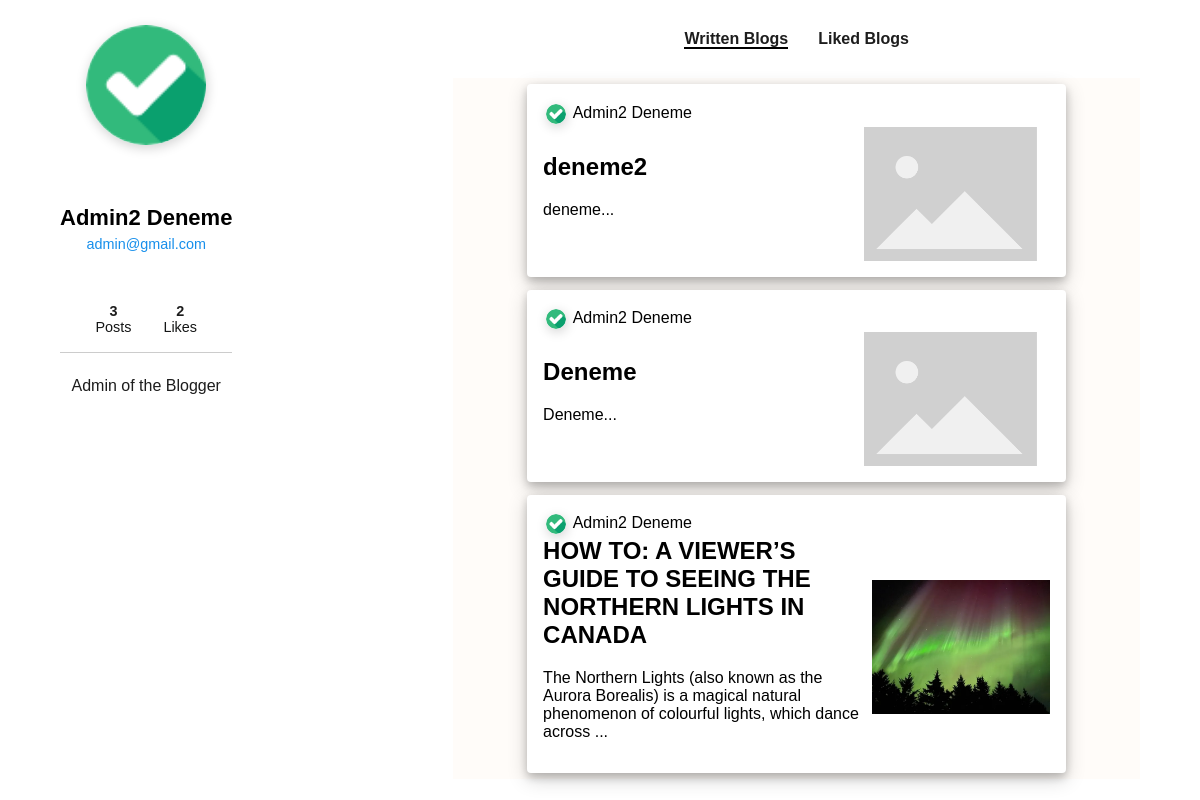
/profile/admin, run on the app's committed database.
### user/models.py (models this page shows, shortened)
class Profile(models.Model):
    user = models.OneToOneField(settings.AUTH_USER_MODEL,
                                on_delete=models.CASCADE)
    about_me = models.CharField(max_length=256,default='Hi, I am using Blogger.')
    date_of_birth = models.DateField(blank=True, null=True)
    photo = models.ImageField(upload_to='users/%Y/%m/%d/',
                              blank=True)

### blog/models.py (models this page shows, shortened)
class Post(models.Model):
    class Status(models.TextChoices):
        DRAFT = 'DF', 'Draft'
        PUBLISHED = 'PB', 'Published'
    title = models.CharField(max_length=250)
    photo = models.ImageField(upload_to='blog_photos/%Y/%m/%d/',
                              blank=True)
    slug = models.SlugField(max_length=250,null=True,unique=True)
    author = models.ForeignKey(User,
                               on_delete=models.CASCADE,
                               blank=False
                               )
    body = models.TextField()
    publish = models.DateTimeField(default=timezone.now)
    created = models.DateTimeField(auto_now_add=True)
    updated = models.DateTimeField(auto_now=True)
    status = models.CharField(
        max_length=2, choices=Status.choices, default=Status.DRAFT)
    likes = models.ManyToManyField(User, blank=True, related_name="blog_posts")
    class Meta:
        ordering = ['-publish']
        indexes = [
            models.Index(fields=['-publish']),
        ]
    def get_absolute_url(self):
        return reverse("post_detail", kwargs={"slug": self.slug})

### user/views.py (the view)
# urls.py: path('profile/<str:username>', views.profile_username, name='profile-username'),
def profile_username(request,username):
    user = User.objects.get(username=username)
    likedPosts = Post.objects.filter(likes=user.id)
    writtenPosts = Post.objects.filter(author = user).order_by('-created')
    template = loader.get_template('profile.html')
    context = {
        'user': user,
        'likedPosts': likedPosts,
        'writtenPosts':writtenPosts,
        'edit': bool(False)
    }
    return HttpResponse(template.render(context, request))

### user/templates/profile.html (shortened to what this page needs)
{% load static %}
<!DOCTYPE html>
<html>
<head>
  <link rel="stylesheet" href="{% static 'app.css' %}" />
  <link rel="stylesheet" href="{% static 'color.css' %}" />
  <link rel="stylesheet" href="{% static 'blog_box.css' %}" />
</head>
<body>
  <div class="header__wrapper">
    <div class="cols__container">
      <div class="left__col">
        <div class="img__container">
          {% if user.profile.photo %}
            <img src="{{ user.profile.photo.url }}" alt="Profile" />
          {% else %}
            <img src="{% static 'avatar.jpg' %}" alt="Profile" />
          {% endif %}
        </div>
        <h2>{{ user.first_name }} {{ user.last_name }}</h2>
        <p>{{ user.email }}</p>
        <ul class="about">
          <li><span>{{ writtenPosts|length }}</span>Posts</li>
          <li><span>{{ likedPosts|length }}</span>Likes</li>
        </ul>
        <div class="content">
          <p>
            {{ user.profile.about_me }}
          </p>
        </div>
      </div>
      <div class="right__col">
        <nav>
          <ul>
            <li><span id="written-text" onclick="showWritten()">Written Blogs</span></li>
            <li><span id="liked-text" onclick="showliked()">Liked Blogs</span></li>
          </ul>
        </nav>
        <div id="written-posts" class="post-container">
          {% for x in writtenPosts %}
          {% include 'blog_box.html' with post=x %}
          {% endfor %}
        </div>
      </div>
    </div>
  </div>
</body>
</html>
</body>
</html>

### blog/templates/blog_box.html
{% load static %}
<div class="blog-box">
  <div class="blog-box-h">
    <a href="{% url 'profile-username' username=post.author.username %}">
    {% if post.author.profile.photo %}
      <img src="{{post.author.profile.photo.url }}" alt="Blog Photo" />
    {% else %}
      <img src="{% static 'avatar.jpg' %}" alt="Blog Photo" />
    {% endif %}
    </a>
    <span>{{ post.author.first_name}} {{ post.author.last_name }}</span>
  </div>
  <a href="{{ post.get_absolute_url }}">
  <div class="blog-box-b">
    <div>
      <h2>{{ post.title }}</h2>
      <p>{{ post.body|slice:":128" }}...</p>
    </div>
    {% if post.photo %}
      <img src="{{post.photo.url}}" alt="Blog Photo" />
    {% else %}
      <img src="{% static 'placeholder.png' %}" alt="Blog Photo" />
    {% endif %}
  </div>
</a>
</div>

### user/static/app.css (style rules this page uses)
body { width: 100%; margin: 0; padding: 0; box-sizing: border-box; min-height: 100vh; font-family: "Franklin Gothic Medium", "Arial Narrow", Arial, sans-serif; background-color: var(----bg-primary); }
ul { list-style-type: none; margin: 0; padding: 0; display: flex; align-items: center; }
a { text-decoration: none; }
.header__wrapper .cols__container .left__col { position: sticky; padding: 25px 20px; text-align: center; max-width: 350px; margin: 0 auto; }
.header__wrapper .cols__container .left__col .img__container img { width: 120px; height: 120px; object-fit: cover; border-radius: 50%; display: block; box-shadow: 1px 3px 12px rgba(0, 0, 0, 0.18); margin: 0 auto; }
.header__wrapper .cols__container .left__col h2 { margin-top: 60px; font-weight: 600; font-size: 22px; margin-bottom: 5px; }
.header__wrapper .cols__container .left__col p { font-size: 0.9rem; color: #178feb; margin: 0; }
.header__wrapper .cols__container .left__col .about { justify-content: center; position: relative; margin: 35px 0; }
.header__wrapper .cols__container .left__col .about li { display: flex; flex-direction: column; color: #151616; padding: 1rem; padding-bottom: 0.1rem; font-size: 0.9rem; }
.header__wrapper .cols__container .left__col .about li span { color: #1d1d1d; font-weight: 600; }
.header__wrapper .cols__container .left__col .about:after { position: absolute; content: ""; bottom: -16px; display: block; background: #cccccc; height: 1px; width: 100%; }
.header__wrapper .cols__container .content p { font-size: 1rem; color: #1d1d1d; line-height: 1.8em; }
.header__wrapper .cols__container .right__col nav { display: flex; align-items: center; padding: 30px 0; justify-content: center; flex-direction: column; }
.header__wrapper .cols__container .right__col nav ul { display: flex; gap: 20px; flex-direction: column; }
.header__wrapper .cols__container .right__col nav ul li span { color: #1d1d1d; font-weight: 600; cursor: pointer; }
.header__wrapper .cols__container .right__col nav ul li:nth-child(1) span { color: #1d1d1d; font-weight: 600; cursor: pointer; }
@media (min-width: 868px) { .header__wrapper .cols__container { max-width: 1200px; margin: 0 auto; width: 90%; justify-content: space-between; display: grid; grid-template-columns: 1fr 2fr; gap: 50px; } }
@media (min-width: 868px) { .header__wrapper .cols__container .left__col { padding: 25px 0px; } }
@media (min-width: 868px) { .header__wrapper .cols__container .right__col nav ul { flex-direction: row; gap: 30px; } }
@media (min-width: 1017px) { .header__wrapper .cols__container .left__col { margin: 0; margin-right: auto; } }
@media (min-width: 1017px) { .header__wrapper .cols__container .right__col nav { flex-direction: row; } }
.post-container { background-color: var(--bg-primary); display: flex; flex-direction: column; justify-items: flex-start; align-items: center; gap: 0.8rem; padding: 0.4rem; }

### blog/static/color.css (style rules this page uses)
*:root { --sunglow: #ffd166; --pink: #ef476f; --emerald: #06d6a0; --bg-primary: #fffcf9; }

### blog/static/blog_box.css (style rules this page uses)
.blog-box { box-sizing: border-box; width: 80%; height: 30%; background-color: white; padding: 1rem; border-radius: 4px; box-shadow: 0 4px 8px 0 rgba(0, 0, 0, 0.2), 0 6px 20px 0 rgba(0, 0, 0, 0.19); }
a { text-decoration: none; color: black; }
.blog-box h2 { font-weight: 700; margin-top: 0; }
.blog-box-h { background-color: white; display: flex; gap: 0.4rem; padding: 0.2rem; }
.blog-box-h img { width: 20px; height: 20px; object-fit: cover; border-radius: 50%; display: block; box-shadow: 1px 3px 12px rgba(0, 0, 0, 0.18); }
.blog-box-b { display: flex; justify-content: space-between; align-items: center; gap: 0.2rem; overflow: hidden; }
.blog-box-b img { width: 200px; height: 134px; object-fit: contain; }

### data on the page
Post: author.profile.photo (picture), author.first_name "Admin2", author.last_name "Deneme", title "deneme2", body "deneme"
Post: author.profile.photo (picture), author.first_name "Admin2", author.last_name "Deneme", title "Deneme", body "Deneme"
Post: author.profile.photo (picture), author.first_name "Admin2", author.last_name "Deneme", title "HOW TO: A VIEWER’S GUIDE TO SEEING THE NORTHERN LIGHTS IN CANADA", body "The Northern Lights (also known as the Aurora Borealis) is a magical natural phenomenon of colourful lights, which dance across", photo (picture)

### other printed values
{{ user.first_name }} "Admin2"
{{ user.last_name }} "Deneme"
{{ user.email }} "admin@gmail.com"
{{ writtenPosts|length }} "3"
{{ likedPosts|length }} "2"
{{ user.profile.about_me }} "Admin of the Blogger"
